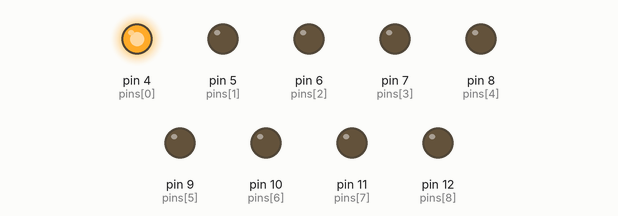
Recording of a sketch running on a simulated Arduino Uno, built with avr-gcc and run on an emulated ATmega328P. Shown: output pins drawn as LEDs (lit = HIGH).

Above: at 0.1 s.
At 0.5 s:
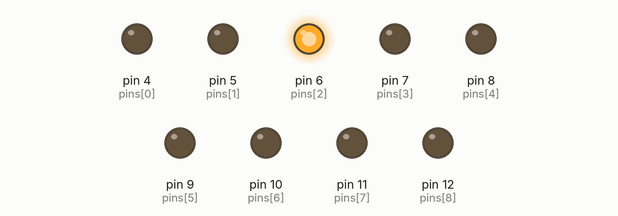
At 0.9 s:
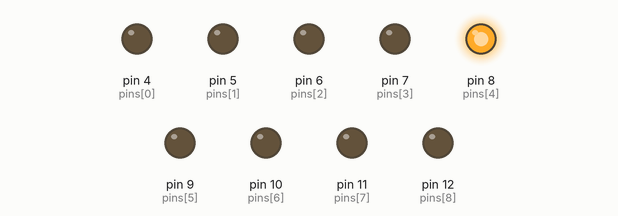
At 1.7 s:
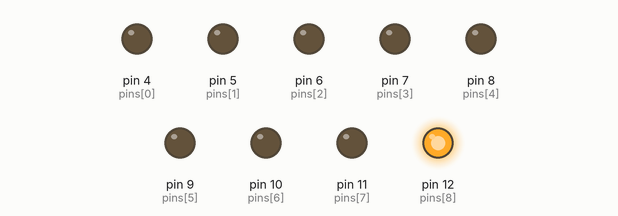
At 2.9 s:
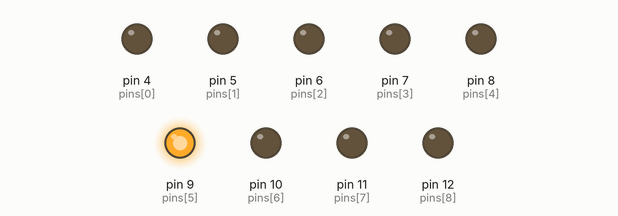
At 3.9 s:
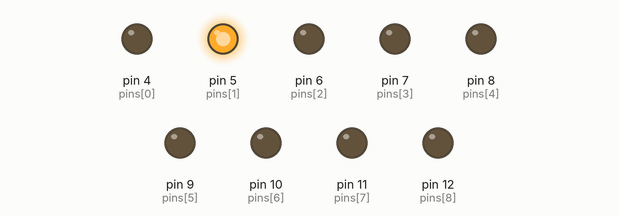
Timing chart, 0 to 4.2 s (numbered marks = the images above):
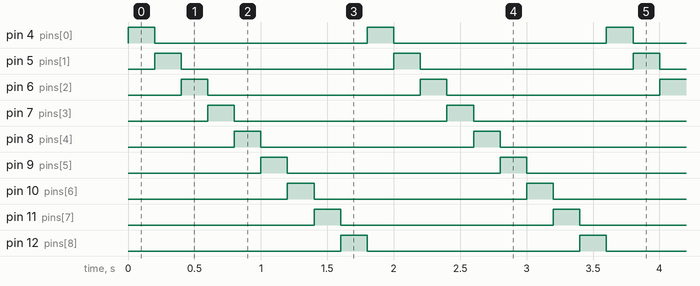

The sketch:

led_strip.ino
```cpp
int state = 0;
int pins[9] = {4,5,6,7,8,9,10,11,12};

void setLed(){
  for (int i = 0; i<sizeof(pins)/sizeof(pins[0]); i++) {
    digitalWrite(pins[i], LOW);
  }
  digitalWrite(pins[state], HIGH);
  delay(200);
}

void setup(){
  for(int j = 0; j<sizeof(pins)/sizeof(pins[0]); j++) {
    pinMode(pins[j], OUTPUT);
  }
}

void loop(){
  if(state >= sizeof(pins)/sizeof(pins[0])){
    state = 0;
  }
  setLed();
  state++;

}
```

Measured:
- by itself, pin 4 (pins[0]), pin 5 (pins[1]), pin 6 (pins[2]), pin 7 (pins[3]), pin 8 (pins[4]), pin 9 (pins[5]), pin 10 (pins[6]), pin 11 (pins[7]), pin 12 (pins[8]): alternates HIGH for 0.20 s and LOW for 1.6 s
- by itself, everything shown: repeats every 1.8 s, in 9 steps
